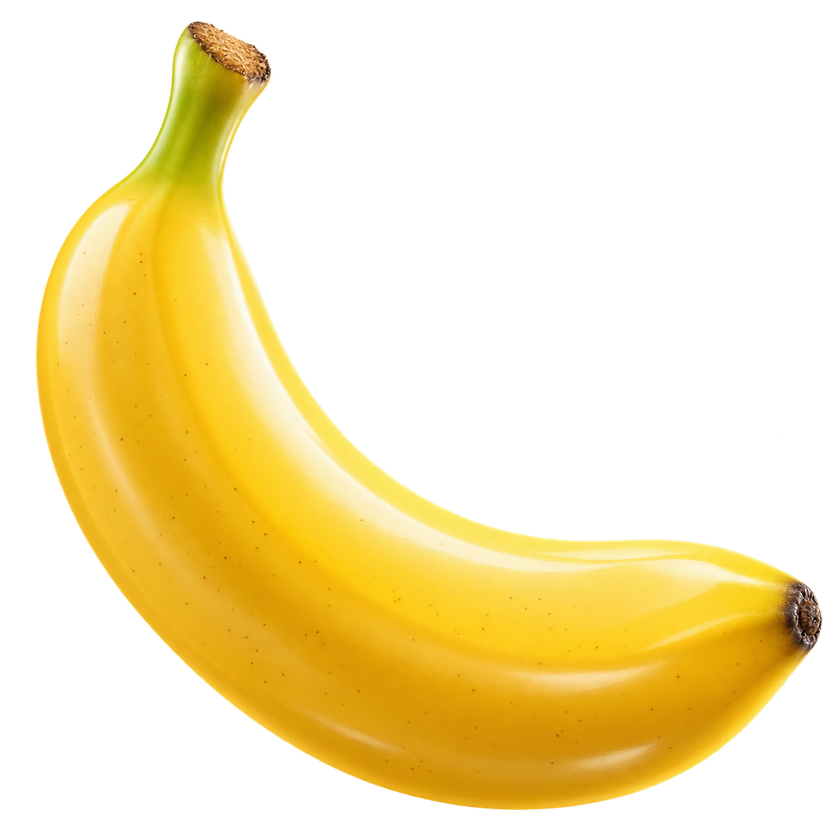
#> input picture src/fruitsavor/backend/web/banana-glossy.png, 840 x 840 px, shrunk from 1254 x 1254 before the run
$ python vision.py backend/web/banana-glossy.png
#> lines starting #> are read from the running program, lines starting #| are printed output that depends on the picture; after the words box and inside, x2 and y2 are one past the last pixel; in counts of white or black regions, pixels touching at a corner belong together
#> in main, source is the input picture: PIL image 840x840 RGBA; mean R, G, B, A 84.9, 68.3, 18.5, 89.5
"""Heuristic banana segmentation on plain, light backgrounds; not a classifier."""
from dataclasses import dataclass

import cv2
import numpy as np
from PIL import Image, ImageOps

METHOD = 'banana-grabcut-hsv-v2'


@dataclass
class Analysis:
    mask: np.ndarray
    features: dict
    warnings: list[str]


def analyze(image: Image.Image) -> Analysis:
    rgb = np.asarray(ImageOps.exif_transpose(image).convert('RGB'))
    height, width = rgb.shape[:2]
#> height = 840; width = 840
    if min(height, width) < 32:
        raise ValueError('Image must be at least 32 pixels in each dimension')
    hsv = cv2.cvtColor(rgb, cv2.COLOR_RGB2HSV)
#> hsv: shape (840, 840, 3); mean H, S, V 8.2, 73.1, 85
    h, s, v = cv2.split(hsv)
    border = np.zeros((height, width), bool)
    border[:3] = border[-3:] = True
    border[:, :3] = border[:, -3:] = True
    warnings = []
    if np.median(s[border]) > 65 or np.median(v[border]) < 100:
        warnings.append('background_outside_plain_light_assumption')
    # Banana-colored seeds exclude blue/purple background color casts.
    candidate = ((h <= 95) & (s > 55) & (v > 30)) | (v < 75)
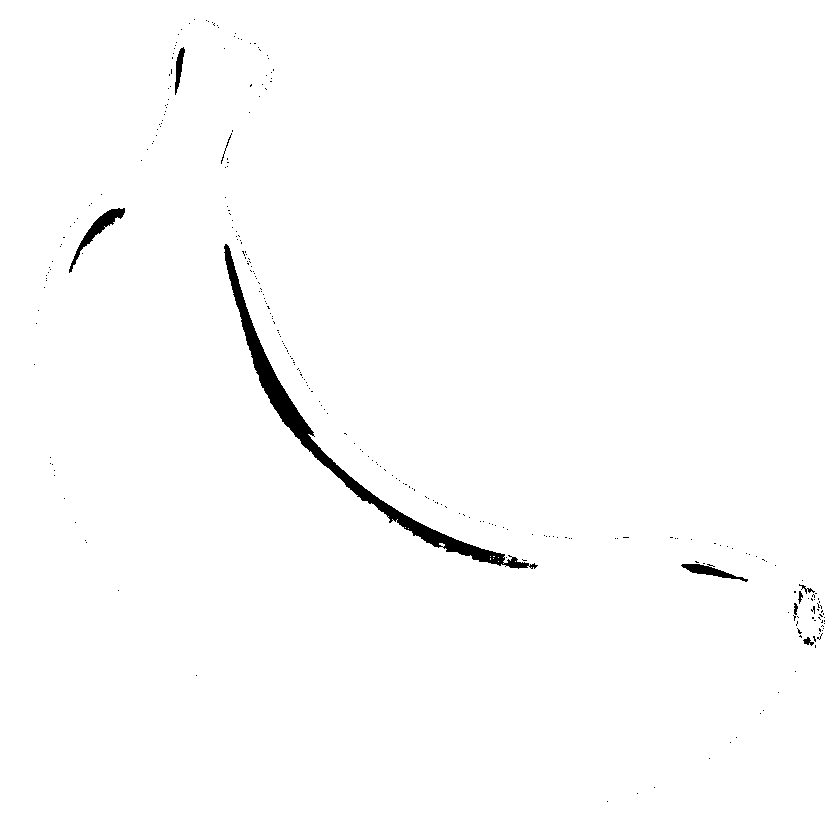
#> candidate: shape (840, 840) bool; 98.9% white; 282 black regions (273 under 20 px), largest, box (x1, y1, x2, y2) and area: (224, 244, 538, 569) 5514, (69, 208, 125, 273) 662, (681, 564, 748, 582) 413
    candidate[border] = False
#> candidate: shape (840, 840) bool; 97.5% white; 283 black regions (273 under 20 px), largest, box (x1, y1, x2, y2) and area: (0, 0, 840, 840) 10044, (224, 244, 538, 569) 5514, (69, 208, 125, 273) 662
    count, components, stats, _ = cv2.connectedComponentsWithStats(candidate.astype('uint8'))
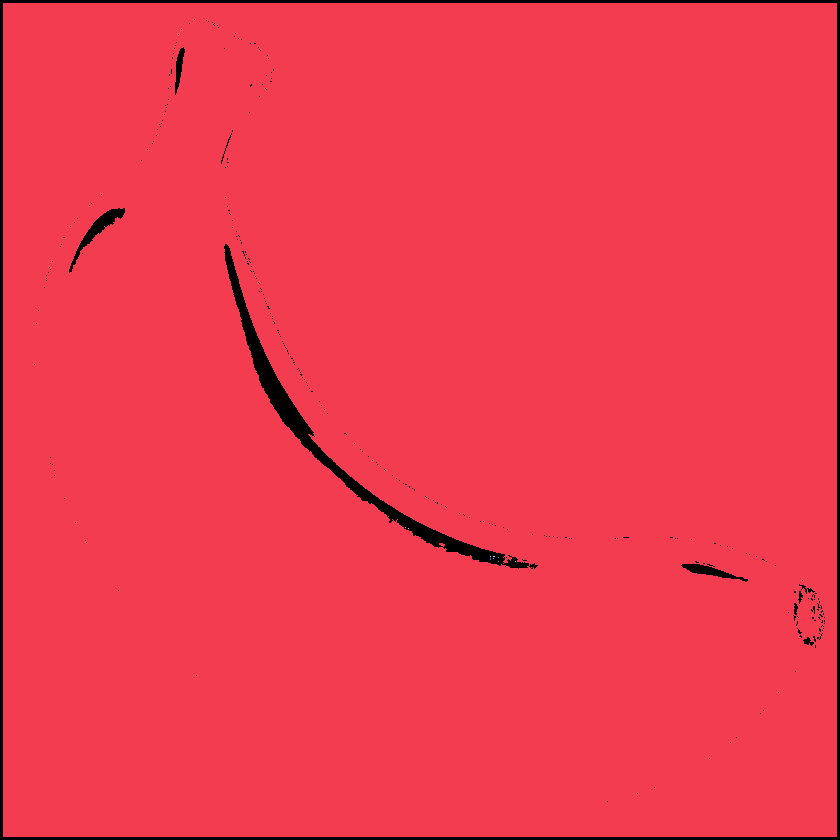
#> components: shape (840, 840) int32; 11 distinct labels, from 0 to 10; one colour per label, 0 black
#> count = 11; stats = [[0, 0, 840, 840, 17526], [3, 3, 834, 834, 688063], [405, 527, 1, 1, 1], [408, 528, 1, 1, 1], [490, 556, 1, 1, 1], [493, 556, 2, 1, 2], [498, 557, 1, 1, 1], [490, 558, 1, 2, 2], [493, 558, 1, 1, 1], [498, 561, 1, 1, 1], [515, 561, 1, 1, 1]]
    if count < 2 or stats[1:, cv2.CC_STAT_AREA].max() < 0.005 * height * width:
        return Analysis(np.zeros((height, width), bool), {}, ['no_foreground_found'] + warnings)
    largest = 1 + int(np.argmax(stats[1:, cv2.CC_STAT_AREA]))
#> largest = 1
    seed = (components == largest).astype('uint8')
#> seed: shape (840, 840); values 0 (black) and 1 (white), 97.5% white; 283 black regions (273 under 20 px), largest, box (x1, y1, x2, y2) and area: (0, 0, 840, 840) 10044, (224, 244, 538, 569) 5525, (69, 208, 125, 273) 662
    seed = cv2.morphologyEx(seed, cv2.MORPH_CLOSE, np.ones((5, 5), 'uint8'))
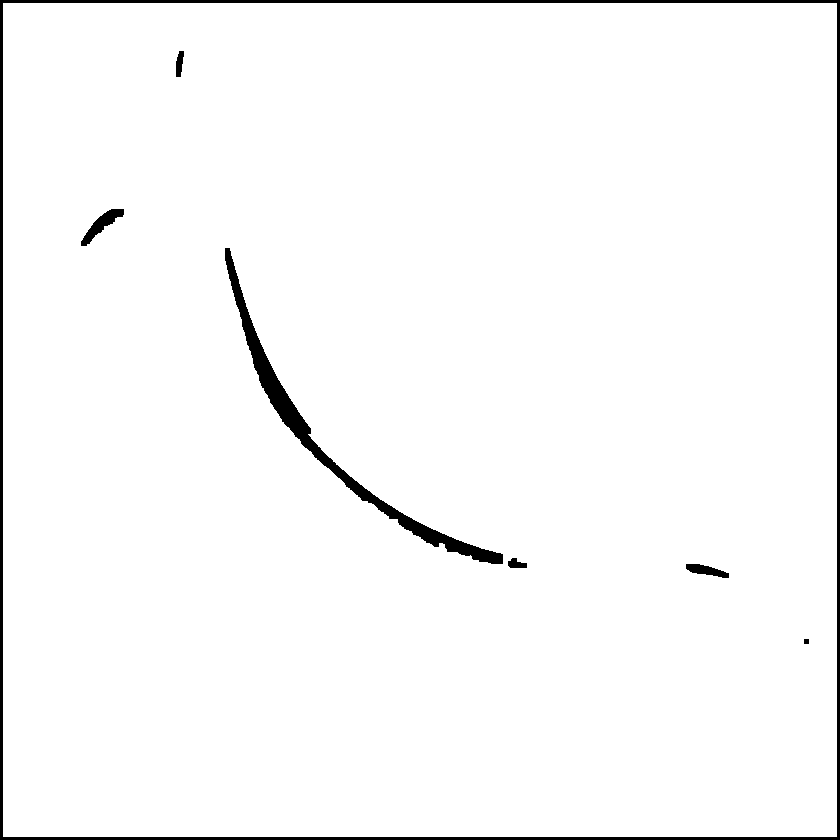
#> seed: shape (840, 840); values 0 (black) and 1 (white), 97.7% white; 7 black regions, largest, box (x1, y1, x2, y2) and area: (0, 0, 840, 840) 10044, (225, 248, 503, 564) 5233, (81, 209, 124, 246) 532
    # Shadows can be connected to the fruit in the initial component. Keep the
    # high-saturation/dark core as the confident GrabCut foreground seed so the
    # shadow remains probable background instead of becoming part of the mask.
    saturation_cutoff = max(90.0, float(np.percentile(s[seed.astype(bool)], 60)))
#> saturation_cutoff = 90
    core = seed.astype(bool) & ((s >= saturation_cutoff) | (v < 45))
#> core: shape (840, 840) bool; 96% white; 346 black regions (334 under 20 px), largest, box (x1, y1, x2, y2) and area: (212, 237, 610, 573) 11080, (0, 0, 840, 840) 10044, (61, 205, 129, 317) 2394
    sure = cv2.erode(core.astype('uint8'), np.ones((3, 3), 'uint8')).astype(bool)
#> sure: shape (840, 840) bool; 94.6% white; 137 black regions (95 under 20 px), largest, box (x1, y1, x2, y2) and area: (0, 0, 840, 840) 13376, (211, 236, 616, 574) 12662, (60, 204, 130, 318) 2781
    if not sure.any():
        return Analysis(np.zeros((height, width), bool), {}, ['insufficient_foreground_seed'] + warnings)
    labels = np.full((height, width), cv2.GC_PR_BGD, 'uint8')
    labels[core] = cv2.GC_PR_FGD
    labels[sure] = cv2.GC_FGD
    labels[border] = cv2.GC_BGD
    cv2.setRNGSeed(42)
    cv2.grabCut(rgb, labels, None, np.zeros((1, 65)), np.zeros((1, 65)), 5, cv2.GC_INIT_WITH_MASK)
    mask = (labels == cv2.GC_FGD) | (labels == cv2.GC_PR_FGD)
    count, components, stats, _ = cv2.connectedComponentsWithStats(mask.astype('uint8'))
    mask = components == (1 + int(np.argmax(stats[1:, cv2.CC_STAT_AREA])))
    fraction = float(mask.mean())
    if fraction < 0.03 or fraction > 0.75:
        warnings.append('unusual_foreground_area')
    if mask[3, :].any() or mask[-4, :].any() or mask[:, 3].any() or mask[:, -4].any():
        warnings.append('foreground_near_image_edge')
    # Exclusive HSV bins, intentionally called "like": thresholds are uncalibrated.
    black = mask & (v < 55)
#> black: shape (840, 840) bool; 61.9% white; 14 black regions (12 under 20 px), largest, box (x1, y1, x2, y2) and area: (32, 18, 826, 820) 255727, (0, 0, 840, 840) 13371
    brown = mask & ~black & (h < 30) & (s >= 55) & (v < 170)
#> brown: shape (840, 840) bool; 0.71% white; 82 white regions (79 under 20 px), largest, box (x1, y1, x2, y2) and area: (181, 21, 245, 171) 2854, (770, 582, 820, 657) 1743, (247, 45, 272, 84) 288
    green = mask & ~black & ~brown & (h >= 32) & (h <= 90) & (s >= 55)
#> green: shape (840, 840) bool; 0.16% white; 45 white regions (44 under 20 px), largest, box (x1, y1, x2, y2) and area: (148, 75, 191, 164) 1086
    yellow = mask & ~black & ~brown & ~green & (h >= 15) & (h < 38) & (s >= 55)
#> yellow: shape (840, 840) bool; 34.2% white; 96 white regions (91 under 20 px), largest, box (x1, y1, x2, y2) and area: (32, 20, 814, 820) 240979, (631, 537, 670, 538) 39, (169, 54, 172, 74) 25, (161, 106, 166, 119) 21, (165, 90, 169, 102) 20
    other = mask & ~(black | brown | green | yellow)
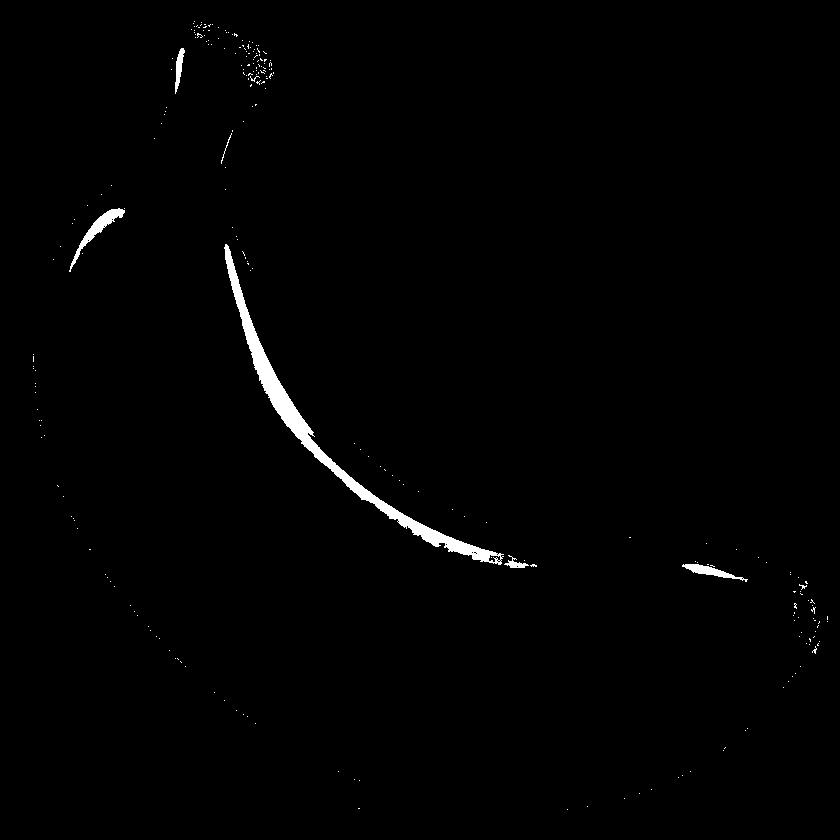
#> other: shape (840, 840) bool; 0.98% white; 247 white regions (241 under 20 px), largest, box (x1, y1, x2, y2) and area: (224, 244, 504, 565) 5059, (69, 208, 125, 272) 609, (682, 564, 748, 582) 380, (175, 48, 185, 94) 217, (504, 555, 529, 568) 124, (221, 133, 232, 164) 37
    features = {f'{name}_like_ratio': float(pixels.sum() / mask.sum())
                for name, pixels in [('green', green), ('yellow', yellow), ('brown', brown), ('black', black)]}
#> features = {'green_like_ratio': 0.00167, 'yellow_like_ratio': 0.349, 'brown_like_ratio': 0.00726, 'black_like_ratio': 0.632}
    features.update(other_ratio=float(other.sum() / mask.sum()),
                    foreground_fraction=fraction, foreground_pixels=int(mask.sum()),
                    mean_saturation=float(s[mask].mean() / 255),
                    mean_brightness=float(v[mask].mean() / 255))
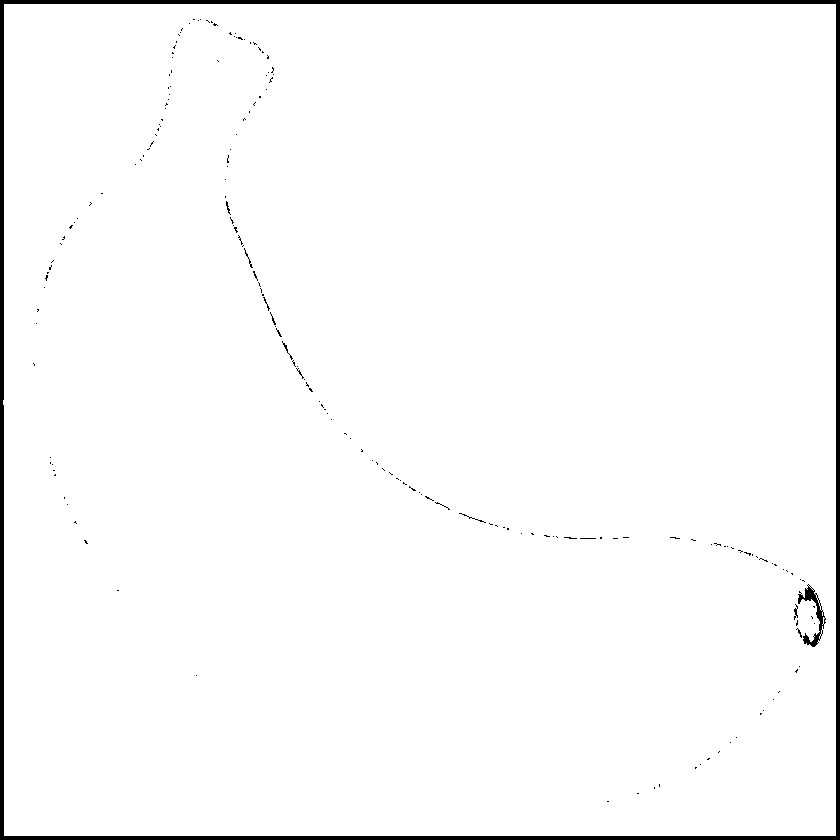
#> mask: shape (840, 840) bool; 97.9% white; 186 black regions (177 under 20 px), largest, box (x1, y1, x2, y2) and area: (0, 0, 840, 840) 13371, (798, 584, 826, 647) 473, (282, 341, 293, 360) 32
    return Analysis(mask, features, warnings)


def overlay(image: Image.Image, mask: np.ndarray) -> Image.Image:
    rgb = np.asarray(ImageOps.exif_transpose(image).convert('RGB')).copy()
    rgb[~mask] = (rgb[~mask].astype(float) * 0.25).astype('uint8')
    contours, _ = cv2.findContours(mask.astype('uint8'), cv2.RETR_EXTERNAL, cv2.CHAIN_APPROX_SIMPLE)
#> contours = 1 item
    cv2.drawContours(rgb, contours, -1, (255, 0, 180), 1)
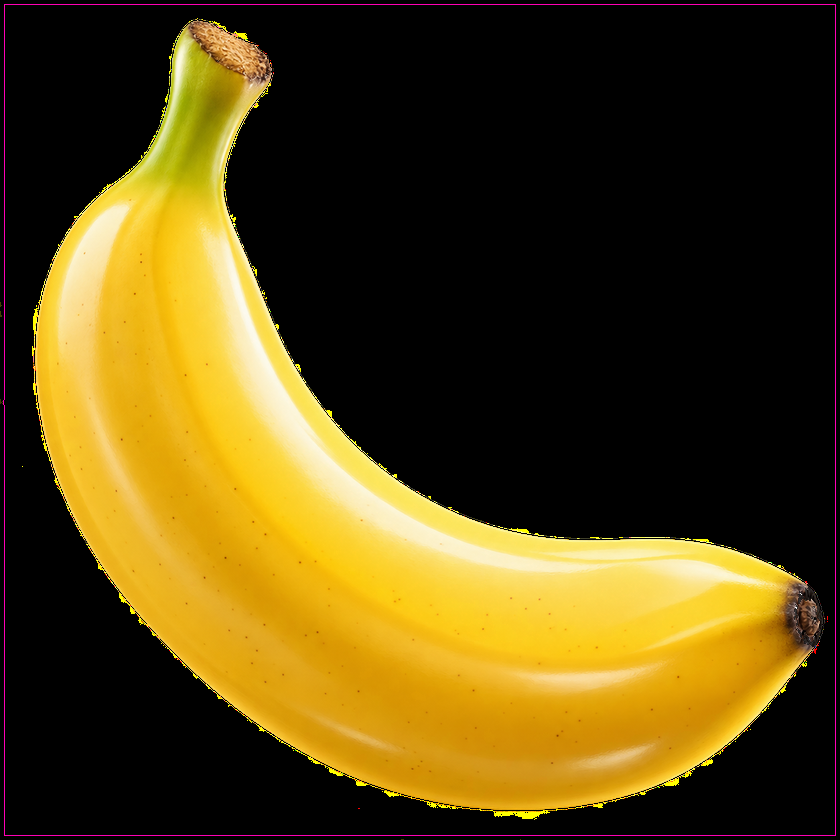
#> rgb: shape (840, 840, 3); mean R, G, B 85.8, 68.1, 19.1
    return Image.fromarray(rgb)


def main():
    import argparse
    import json
    from pathlib import Path

    parser = argparse.ArgumentParser(description=__doc__)
    parser.add_argument('image', type=Path)
    parser.add_argument('--output', type=Path, default=Path('reports/single-image'))
    args = parser.parse_args()
    with Image.open(args.image) as source:
        image = ImageOps.exif_transpose(source).convert('RGB')
    result = analyze(image)
    args.output.mkdir(parents=True, exist_ok=True)
    Image.fromarray(result.mask.astype('uint8') * 255).save(args.output / 'mask.png')
    overlay(image, result.mask).save(args.output / 'overlay.png')
    report = dict(features=result.features, warnings=result.warnings,
                  status='review_required' if result.warnings else 'unvalidated',
                  ripeness_stage=None, days_remaining=None,
                  method=METHOD)
#> report = 6 items
    (args.output / 'analysis.json').write_text(json.dumps(report, indent=2) + '\n')
    print(json.dumps(report, indent=2))
#> (printed output is left out)


if __name__ == '__main__':
    main()
